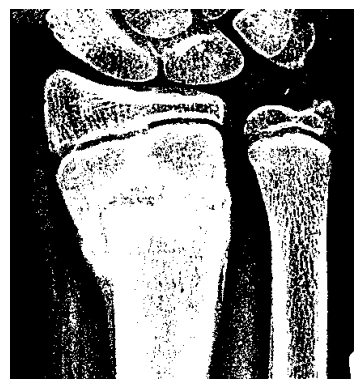
#> input picture images/otsu.png, 363 x 389 px
$ python -i experimental.py   (imports and definitions only)
#> lines starting #> are read from the running program, lines starting #| are printed output that depends on the picture; after the words box and inside, x2 and y2 are one past the last pixel; in counts of white or black regions, pixels touching at a corner belong together
import skimage
import matplotlib.pyplot as plt
import numpy as np
import cv2
import os

# [9 lines left out: function load, not called in this run]

def threshold(img, threshold):
    if type(threshold) != str:
        img[img > threshold] = 65535
        img[img < threshold] = 0
        return img
    else:
        thresh = skimage.filters.threshold_mean(img)
        img[img > thresh] = 65535
        img[img < thresh] = 0
        return img

def hist_eq(img, binary=None):
    if binary is None:
        if img.dtype == np.uint8:
            res = skimage.exposure.equalize_hist(img, nbins=256)*255
            return res.astype(np.uint8)
        else:
            res = skimage.exposure.equalize_hist(img, nbins=65536)*65535
            return res.astype(np.uint16)
    else:
        if img.dtype == np.uint8:
            res = skimage.exposure.equalize_hist(img, nbins=256, mask=binary) * 255
            return res.astype(np.uint8)
        else:
            img[np.invert(binary)] = 0
            res = skimage.exposure.equalize_hist(img, nbins=65536) * 65535
            return res.astype(np.uint16)

# [9 lines left out: function window, not called in this run]

def resize(img):
    height, width = img.shape
    return skimage.transform.resize(img, (int(height / 2), int(width / 2)), preserve_range=True).astype(img.dtype)

def watershed(img): # basically a pipline lmao
    cv2.imshow('raw', img)
    # denoise
    img = skimage.filters.gaussian(img)
    cv2.imshow('denoised', img)
    # equalize histogram so it spans the full 16 bit unsigned range
    img = hist_eq(img)
    cv2.imshow('equalized', img)
    # get threshold that yields the brightest percent of pixels in the img
    thresh = hist_percentage_threshold(img, 20)
    print('Threshold: ', thresh)
    # segment to get seeds in rough
    binary = threshold(img, thresh)
    cv2.imshow('watershed pipeleine: Step 1 - binarize', binary)
    # dilate and invert to get bg seed
    dilated = skimage.morphology.binary_dilation(binary, footprint=cv2.getStructuringElement(cv2.MORPH_ELLIPSE, (17,17))).astype(img.dtype)*65535
    background_seed = np.invert(dilated)
    cv2.imshow('watershed pipeleine: Step 2 - dilate', background_seed)
    # erode to get bones
    eroded = skimage.morphology.binary_erosion(binary, footprint=cv2.getStructuringElement(cv2.MORPH_ELLIPSE, (5,5))).astype(img.dtype)*65535
    cv2.imshow('watershed pipeleine: Step 3 - erosion', eroded)
    return

# [27 lines left out: functions mean_shift, kmeans, not called in this run]

def hist_percentage_threshold(img, percentage, mode='absolute'):
    '''
    Method to calculate the threshold that returns the brightest #percentage# pixels in the image img
    :param img: the image to consider
    :param percentage: the percentage of brightest pixels desired
    :return: the threshold that will return the brightest percentage pixels in the img
    '''
    percentage = percentage/100

    if mode == 'populated':
        # only returns the top percentage non zero pixels
        hist, bins = np.histogram(img, bins=65536, range=(0, 65535))
        non_zero = hist[hist>0]
        populated_bins = len(non_zero)
        cutoff = round(populated_bins*(percentage))
        hist = np.flip(hist)
        count = 0
        for i in range(len(hist)):
            if hist[i] > 0:
                count += 1
            elif count == cutoff:
                return 65535 - i
        return 'error'

    elif mode == 'absolute':
        # just shift the threshold by percentage from the peak
        peak = np.max(img)
        shift = 65535*(percentage)
        return peak-shift
    else:
        print('Invalid mode')

# [5 lines left out: function lin_stretch, not called in this run]

# [55 lines not run here, left out]

>>> import cv2
>>> picture = cv2.imread('images/otsu.png')
#> picture is the input picture: shape (389, 363, 3); min 0, max 255, mean 131.4
>>> result = watershed(picture)
#> in watershed, `img = skimage.filters.gaussian(img)`:
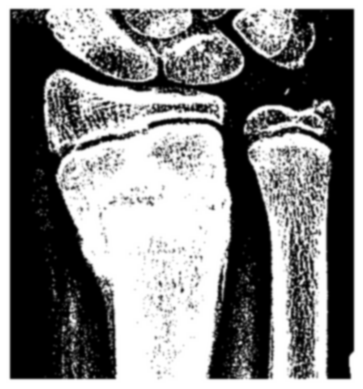
#> img: shape (389, 363, 3) float64; min 0, max 1, mean 0.515
#> in hist_eq, `res = skimage.exposure.equalize_hist(img, nbins=65536)*65535`:
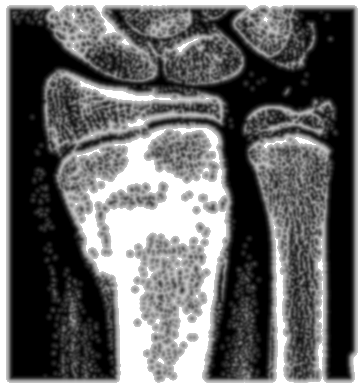
#> res: shape (389, 363, 3) float64; min 13176.4, max 65535, mean 35073.5; drawn with min black and max white
#> in hist_percentage_threshold, `peak = np.max(img)`: peak = 65535
#> in watershed, `thresh = hist_percentage_threshold(img, 20)`: thresh = 52428
#| Threshold:  52428.0
#> in threshold, `img[img > threshold] = 65535`:
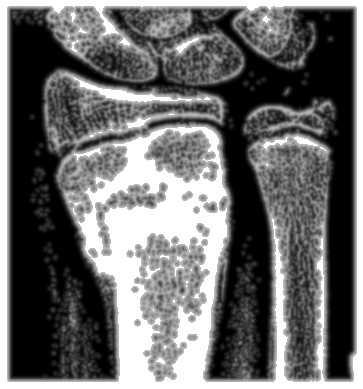
#> img: shape (389, 363, 3) uint16; min 13176, max 65535, mean 35416.4; drawn with min black and max white
#> in threshold, `img[img < threshold] = 0`:
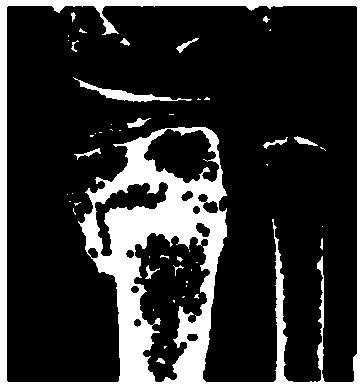
#> img: shape (389, 363, 3) uint16; min 0, max 65535, mean 13130.9; drawn with min black and max white
#> (the run stopped early here; a loop or call above may not have finished)

$ run again, on images/AUC.png
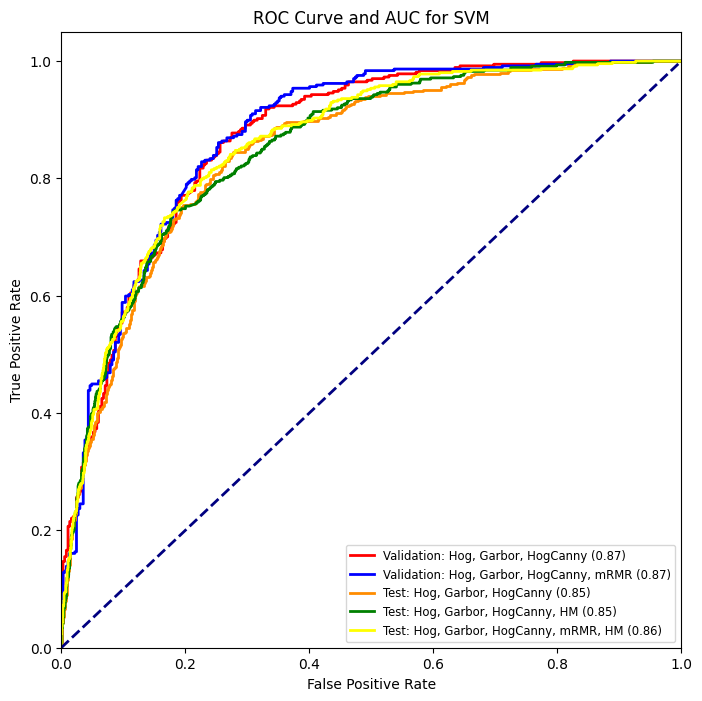
#> input picture images/AUC.png, 702 x 701 px
#> picture is the input picture: shape (701, 702, 3); mean B, G, R 245.6, 246.9, 247.5
#> in hist_eq, `res = skimage.exposure.equalize_hist(img, nbins=65536)*65535`:
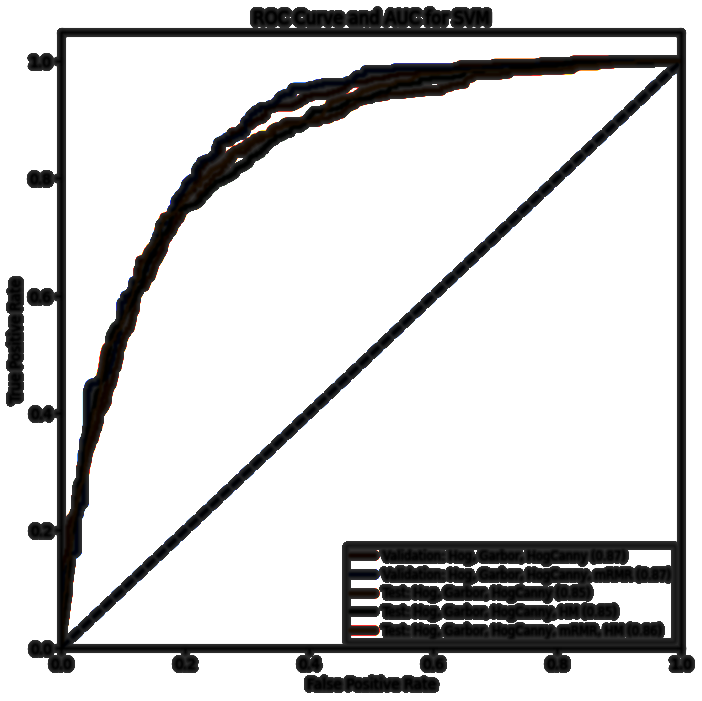
#> res: shape (701, 702, 3) float64; mean of channels 0, 1, 2 53878.3, 53881.9, 53954.9; drawn with min black and max white
#> peak = 65535
#> thresh = 52428
#| Threshold:  52428.0
#> in threshold, `img[img < threshold] = 0`:
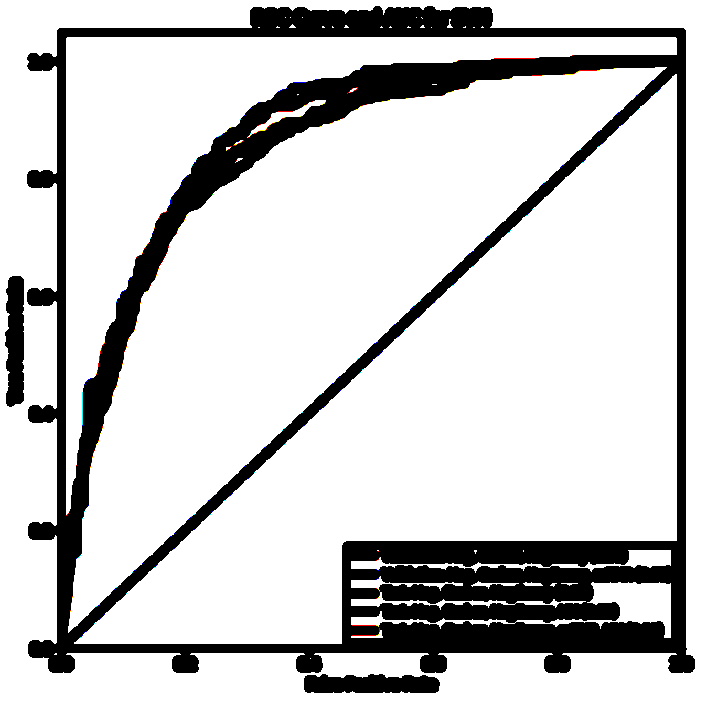
#> img: shape (701, 702, 3) uint16; mean of channels 0, 1, 2 52581.6, 52571.7, 52600.6; drawn with min black and max white

$ run again, on images/Data Splitting.png
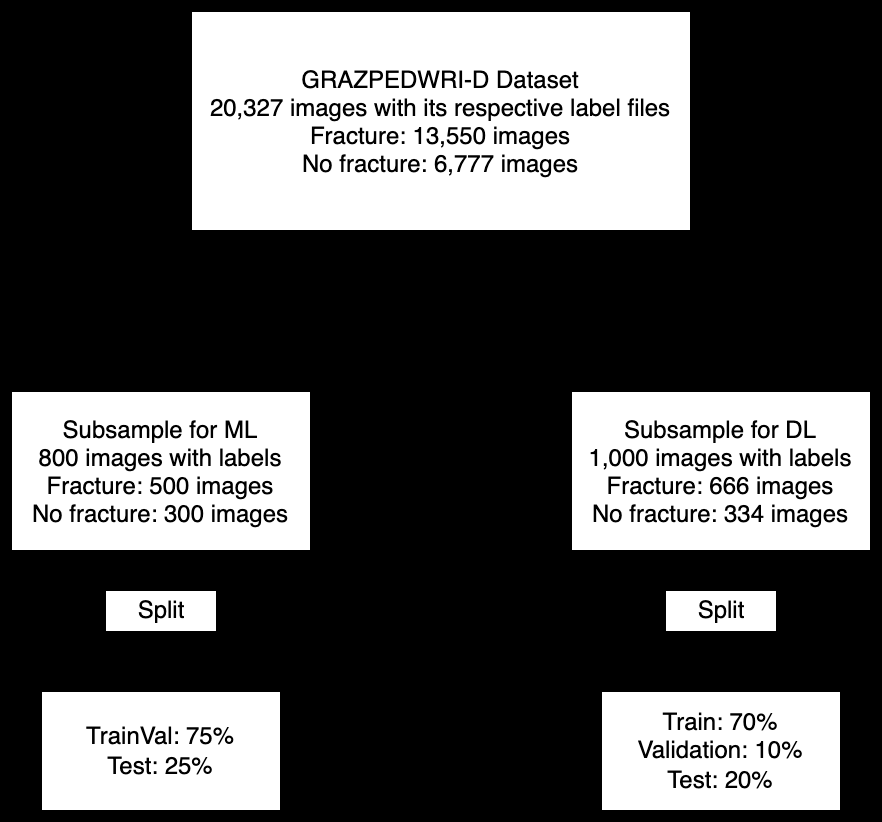
#> input picture images/Data Splitting.png, 882 x 822 px
#> picture is the input picture: shape (822, 882, 3); min 0, max 255, mean 86.1
#> in hist_eq, `res = skimage.exposure.equalize_hist(img, nbins=65536)*65535`:
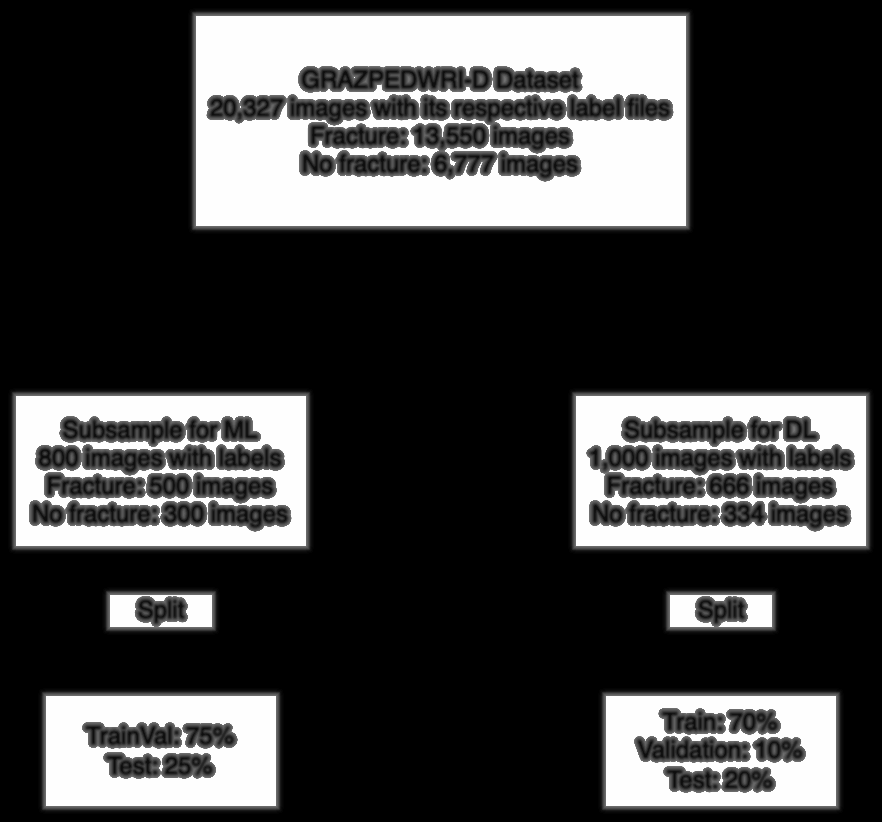
#> res: shape (822, 882, 3) float64; min 39400, max 65535, mean 46203.5; drawn with min black and max white
#> peak = 65535
#> thresh = 52428
#| Threshold:  52428.0
#> in threshold, `img[img < threshold] = 0`:
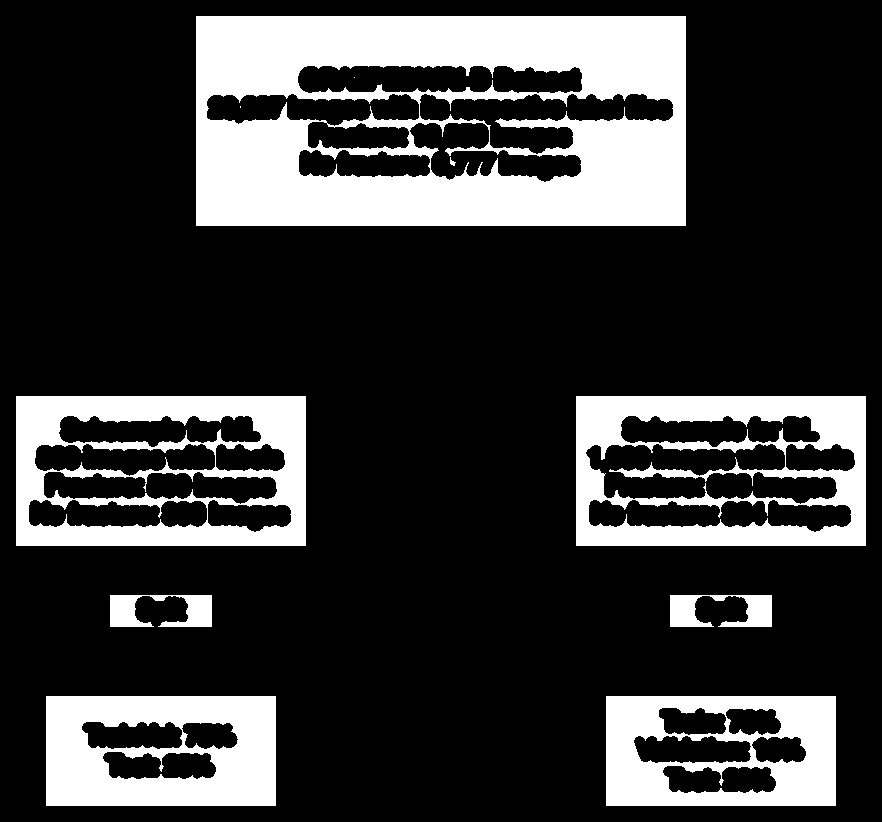
#> img: shape (822, 882, 3) uint16; values 0 (black) and 65535 (white), 22.1% white; 10 white regions (2 under 20 px), largest, box (x1, y1, x2, y2) and area: (196, 16, 686, 226) 74332, (16, 396, 306, 546) 22995, (576, 396, 866, 546) 22760

$ run again, on images/FeaturesExtraction.png
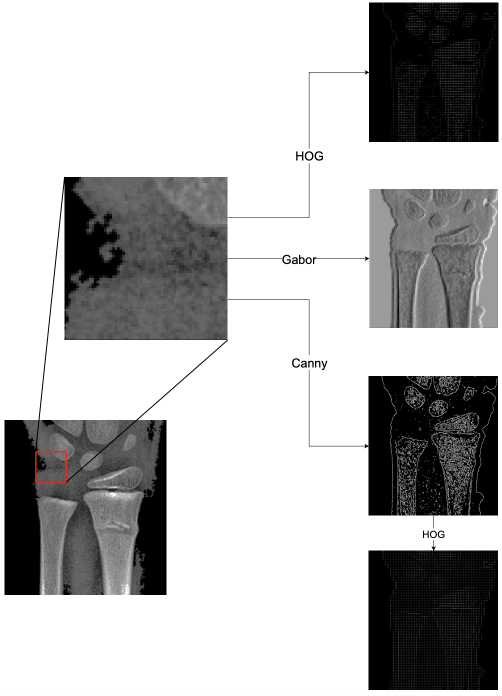
#> input picture images/FeaturesExtraction.png, 1004 x 1392 px (shown at 1/2 size)
#> picture is the input picture: shape (1392, 1004, 3); mean B, G, R 181.4, 181.4, 181.5
#> in hist_eq, `res = skimage.exposure.equalize_hist(img, nbins=65536)*65535`:
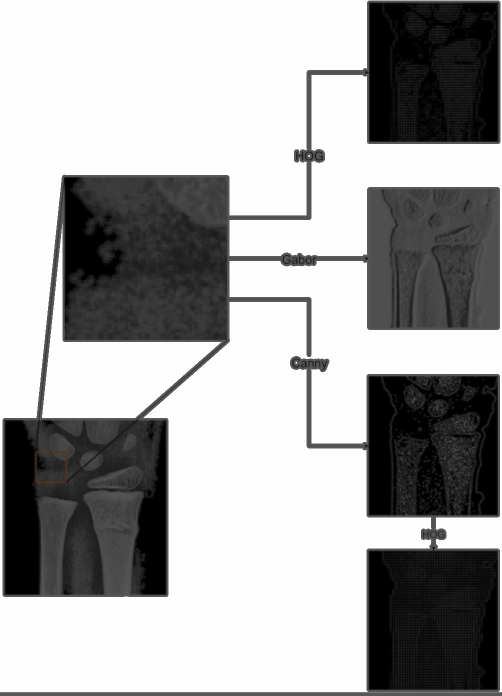
#> res: shape (1392, 1004, 3) float64 (shown at 1/2 size); mean of channels 0, 1, 2 44398.3, 44401.6, 44406.1; drawn with min black and max white
#> peak = 65535
#> thresh = 52428
#| Threshold:  52428.0
#> in threshold, `img[img < threshold] = 0`:
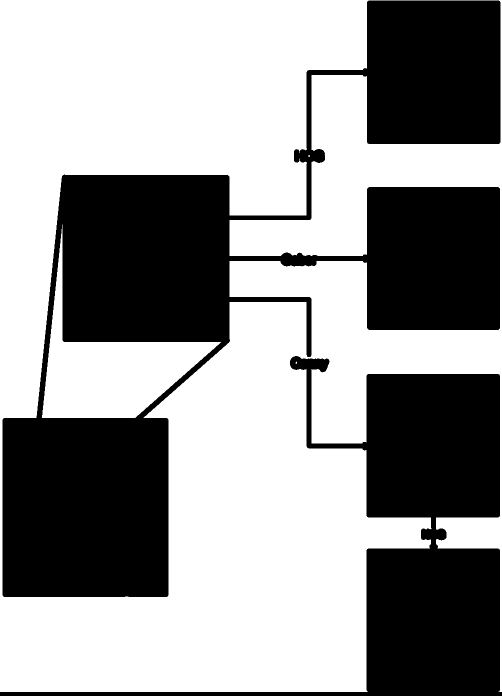
#> img: shape (1392, 1004, 3) uint16 (shown at 1/2 size); values 0 (black) and 65535 (white), 59.2% white; 2 black regions, box (x1, y1, x2, y2) and area: (5, 1, 1001, 1194) 403500, (0, 712, 1004, 1392) 167234
